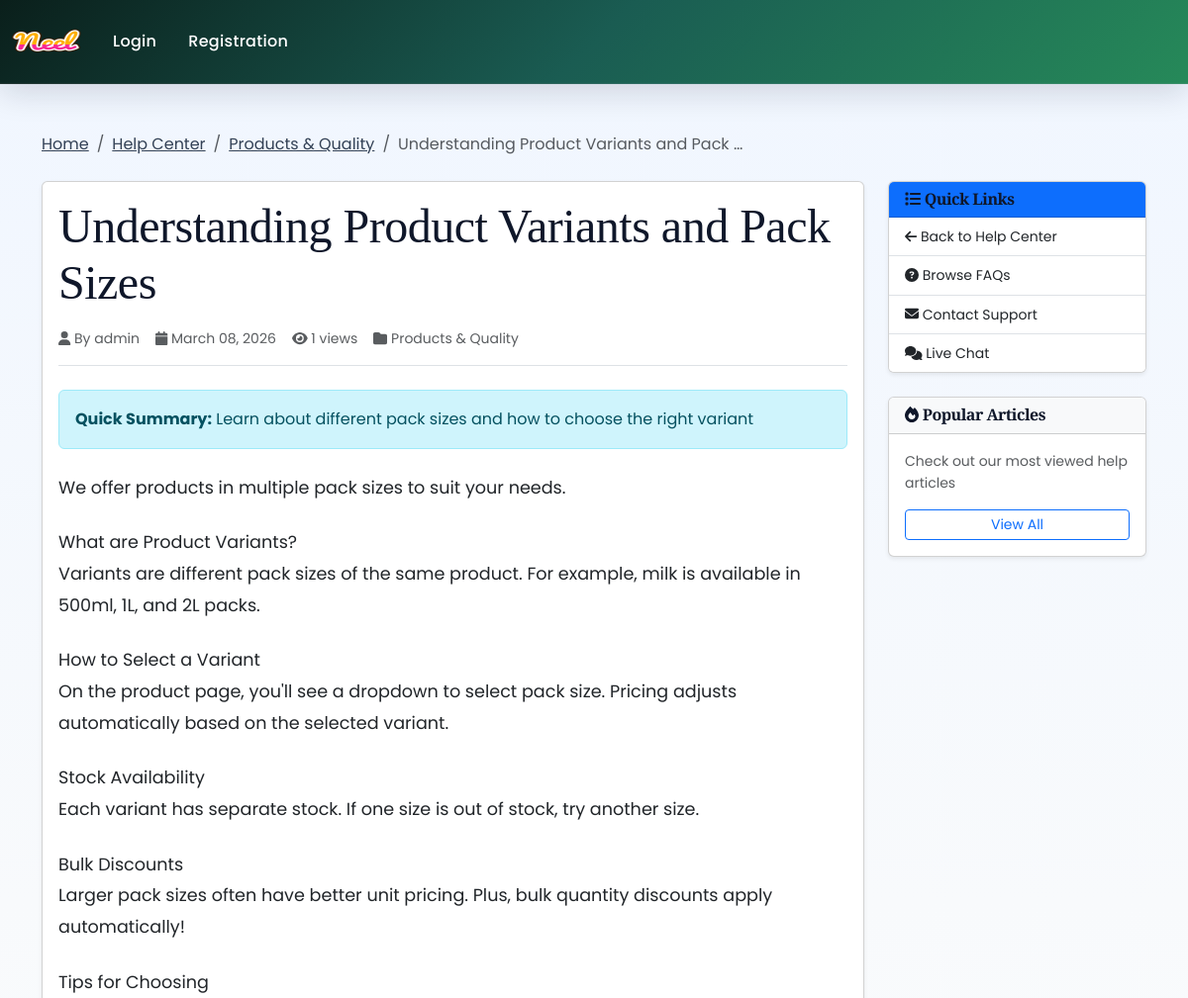
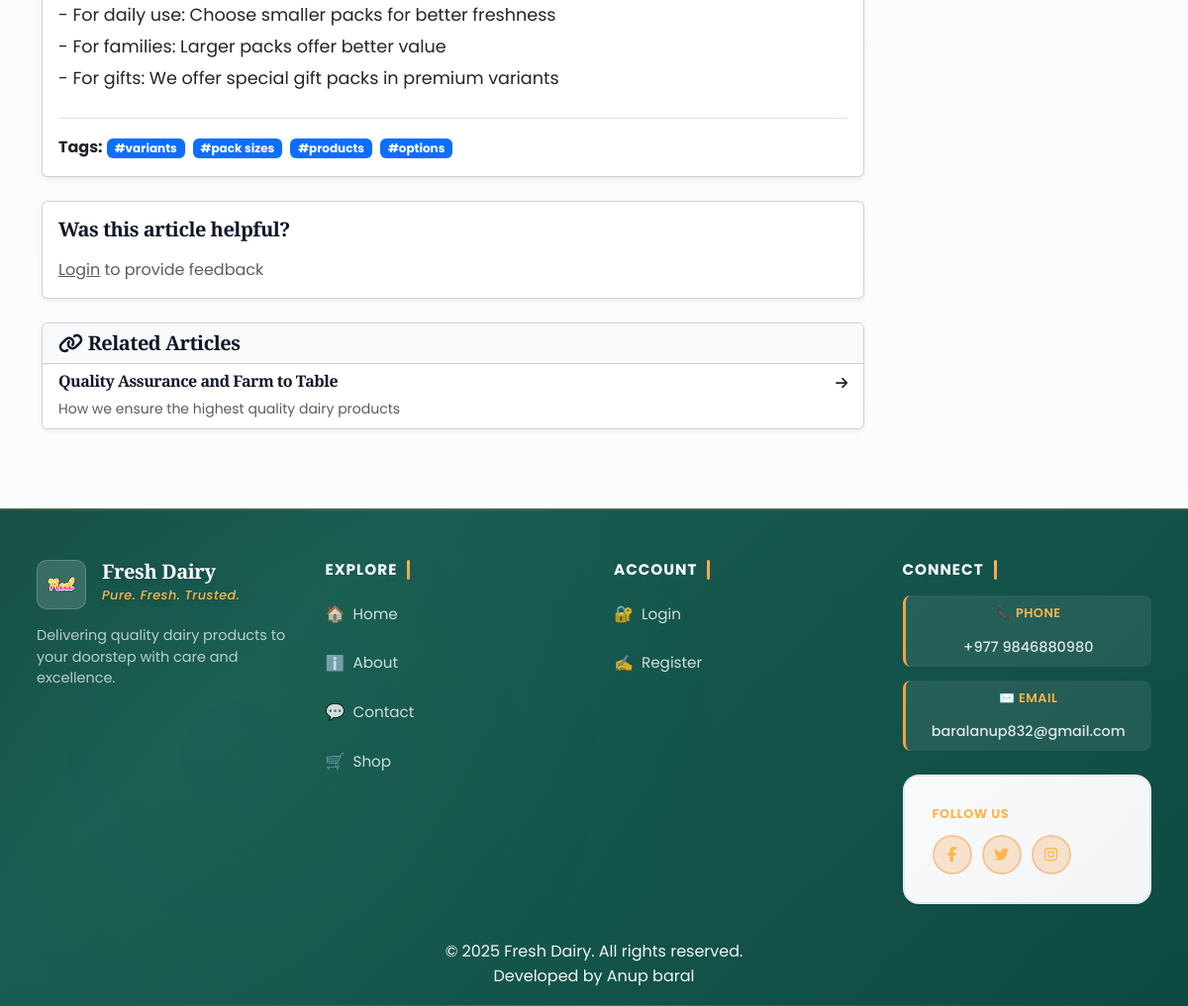
/help/product-variants/, run on the app's committed database (2 pictures, top to bottom).
### app/models.py (models this page shows, shortened)
class HelpArticle(models.Model):
    title = models.CharField(max_length=200)
    slug = models.SlugField(unique=True)
    category = models.ForeignKey(FAQCategory, on_delete=models.SET_NULL, null=True, blank=True, related_name='articles')
    content = models.TextField()
    summary = models.CharField(max_length=300, blank=True, help_text="Brief summary for listings")
    author = models.ForeignKey(User, on_delete=models.SET_NULL, null=True, blank=True)
    featured_image = models.ImageField(upload_to='help_articles/', blank=True, null=True)
    tags = models.CharField(max_length=200, blank=True, help_text="Comma-separated tags")
    views = models.PositiveIntegerField(default=0)
    helpful_count = models.PositiveIntegerField(default=0)
    not_helpful_count = models.PositiveIntegerField(default=0)
    is_published = models.BooleanField(default=True)
    is_featured = models.BooleanField(default=False)
    created_at = models.DateTimeField(auto_now_add=True)
    updated_at = models.DateTimeField(auto_now=True)
    class Meta:
        verbose_name = "Help Article"
        verbose_name_plural = "Help Articles"
        ordering = ['-is_featured', '-created_at']
    def increment_view(self):
        self.views += 1
        self.save(update_fields=['views'])
    def get_tags_list(self):
        return [tag.strip() for tag in self.tags.split(',') if tag.strip()]

class FAQCategory(models.Model):
    name = models.CharField(max_length=100)
    slug = models.SlugField(unique=True)
    description = models.TextField(blank=True)
    icon = models.CharField(max_length=50, blank=True, help_text="Font Awesome icon class (e.g., fa-shopping-cart)")
    order = models.PositiveIntegerField(default=0, help_text="Display order (lower numbers first)")
    is_active = models.BooleanField(default=True)
    created_at = models.DateTimeField(auto_now_add=True)
    class Meta:
        verbose_name = "FAQ Category"
        verbose_name_plural = "FAQ Categories"
        ordering = ['order', 'name']

### app/views.py (the view, shortened to what this page needs)
# urls.py: path('help/<slug:slug>/', views.help_article_detail, name='help-article-detail'),
def help_article_detail(request, slug):
    article = get_object_or_404(HelpArticle, slug=slug, is_published=True)
    article.increment_view()
    related_articles = HelpArticle.objects.filter(
        is_published=True
    ).exclude(id=article.id)
    if article.category:
        related_articles = related_articles.filter(category=article.category)[:3]
    else:
        related_articles = related_articles[:3]
    totalitem = 0
    if request.user.is_authenticated:
        totalitem = len(Cart.objects.filter(user=request.user))
    context = {
        'article': article,
        'related_articles': related_articles,
        'totalitem': totalitem,
    }
    return render(request, 'app/help_article_detail.html', context)

### app/context_processors.py (called while the page is built)
def cart_item_count(request):
    totalitem = 0
    if request.user.is_authenticated:
        totalitem = Cart.objects.filter(user=request.user).count()
    return {'totalitem': totalitem}

### app/templates/app/help_article_detail.html (shortened to what this page needs)
{% extends 'app/base.html' %}
{% load static %}
{% block main-content %}
<div class="container my-5">
    <nav aria-label="breadcrumb" class="mb-4">
        <ol class="breadcrumb">
            <li class="breadcrumb-item"><a href="/">Home</a></li>
            <li class="breadcrumb-item"><a href="{% url 'help-center' %}">Help Center</a></li>
            {% if article.category %}
            <li class="breadcrumb-item"><a href="{% url 'help-center' %}?category={{ article.category.slug }}">{{ article.category.name }}</a></li>
            {% endif %}
            <li class="breadcrumb-item active" aria-current="page">{{ article.title|truncatewords:5 }}</li>
        </ol>
    </nav>
    <div class="row">
        <div class="col-lg-9">
            <article class="card shadow-sm mb-4">
                <div class="card-body">
                    <h1 class="display-5 mb-3">{{ article.title }}</h1>
                    <div class="d-flex flex-wrap gap-3 mb-4 pb-3 border-bottom text-muted small">
                        {% if article.author %}
                        <span><i class="fas fa-user"></i> By {{ article.author.get_full_name|default:article.author.username }}</span>
                        {% endif %}
                        <span><i class="fas fa-calendar"></i> {{ article.created_at|date:"F d, Y" }}</span>
                        <span><i class="fas fa-eye"></i> {{ article.views }} views</span>
                        {% if article.category %}
                        <span><i class="fas fa-folder"></i> {{ article.category.name }}</span>
                        {% endif %}
                    </div>
                    {% if article.summary %}
                    <div class="alert alert-info mb-4">
                        <strong>Quick Summary:</strong> {{ article.summary }}
                    </div>
                    {% endif %}
                    <div class="article-content">
                        {{ article.content|linebreaks }}
                    </div>
                    {% if article.tags %}
                    <div class="mt-4 pt-3 border-top">
                        <strong>Tags:</strong>
                        {% for tag in article.get_tags_list %}
                        <a href="{% url 'help-center' %}?tag={{ tag }}" class="badge bg-primary text-decoration-none me-1">
                            #{{ tag }}
                        </a>
                        {% endfor %}
                    </div>
                    {% endif %}
                </div>
            </article>
            <div class="card shadow-sm mb-4">
                <div class="card-body">
                    <h5 class="mb-3">Was this article helpful?</h5>
                    <div class="d-flex gap-3 align-items-center">
                        {% if user.is_authenticated %}
                        <form method="post" class="d-inline">
                            {% csrf_token %}
                            <input type="hidden" name="feedback" value="helpful">
                            <button type="submit" class="btn btn-success">
                                <i class="fas fa-thumbs-up"></i> Yes, it helped! ({{ article.helpful_count }})
                            </button>
                        </form>
                        <form method="post" class="d-inline">
                            {% csrf_token %}
                            <input type="hidden" name="feedback" value="not_helpful">
                            <button type="submit" class="btn btn-outline-danger">
                                <i class="fas fa-thumbs-down"></i> Not really ({{ article.not_helpful_count }})
                            </button>
                        </form>
                        {% else %}
                        <p class="text-muted mb-0">
                            <a href="{% url 'login' %}">Login</a> to provide feedback
                        </p>
                        {% endif %}
                    </div>
                </div>
            </div>
            {% if related_articles %}
            <div class="card shadow-sm">
                <div class="card-header bg-light">
                    <h5 class="mb-0"><i class="fas fa-link"></i> Related Articles</h5>
                </div>
                <div class="list-group list-group-flush">
                    {% for related in related_articles %}
                    <a href="{% url 'help-article-detail' related.slug %}" class="list-group-item list-group-item-action">
                        <div class="d-flex w-100 justify-content-between">
                            <div>
                                <h6 class="mb-1">{{ related.title }}</h6>
                                <small class="text-muted">{{ related.summary|default:related.content|truncatewords:15 }}</small>
                            </div>
                            <small><i class="fas fa-arrow-right"></i></small>
                        </div>
                    </a>
                    {% endfor %}
                </div>
            </div>
            {% endif %}
        </div>
        <div class="col-lg-3">
            <div class="card shadow-sm mb-4 sticky-top" style="top: 20px;">
                <div class="card-header bg-primary text-white">
                    <h6 class="mb-0"><i class="fas fa-list"></i> Quick Links</h6>
                </div>
                <div class="list-group list-group-flush">
                    <a href="{% url 'help-center' %}" class="list-group-item list-group-item-action small">
                        <i class="fas fa-arrow-left"></i> Back to Help Center
                    </a>
                    <a href="{% url 'faq-center' %}" class="list-group-item list-group-item-action small">
                        <i class="fas fa-question-circle"></i> Browse FAQs
                    </a>
                    <a href="{% url 'contact' %}" class="list-group-item list-group-item-action small">
                        <i class="fas fa-envelope"></i> Contact Support
                    </a>
                    <a href="{% url 'live-chat' %}" class="list-group-item list-group-item-action small">
                        <i class="fas fa-comments"></i> Live Chat
                    </a>
                </div>
            </div>
            <div class="card shadow-sm">
                <div class="card-header bg-light">
                    <h6 class="mb-0"><i class="fas fa-fire"></i> Popular Articles</h6>
                </div>
                <div class="card-body">
                    <p class="small text-muted">Check out our most viewed help articles</p>
                    <a href="{% url 'help-center' %}" class="btn btn-sm btn-outline-primary w-100">
                        View All
                    </a>
                </div>
            </div>
        </div>
    </div>
</div>
{% endblock main-content %}

### app/templates/app/help_article_detail.html (style rules this page uses)
.article-content { font-size: 1.1rem; line-height: 1.8; }
.article-content p { margin-bottom: 1.5rem; }

### data on the page
HelpArticle: category.name "Products & Quality", title "Understanding Product Variants and Pack …", title "Understanding Product Variants and Pack Sizes", author.get_full_name "admin", created_at "March 08, 2026", views "1", summary "Learn about different pack sizes and how to choose the right variant", content "We offer products in multiple pack sizes to suit your needs. What are Product Variants? Variants are different pack sizes of the same product. For example, milk is available in 500ml, 1L, and 2L packs. How to Select a Variant On the product page, you'll see a dropdown to select pack size. Pricing adjusts automatically based on the selected variant. Stock Availability Each variant has separate stock. If one size is out of stock, try another size. Bulk Discounts Larger pack sizes often have better unit pricing. Plus, bulk quantity discounts apply automatically! Tips for Choosing - For daily use: Choose smaller packs for better freshness - For families: Larger packs offer better value - For…"
HelpArticle: title "Quality Assurance and Farm to Table", summary "How we ensure the highest quality dairy products"

### other printed values
{{ tag }} "variants" "pack sizes" "products" "options"
